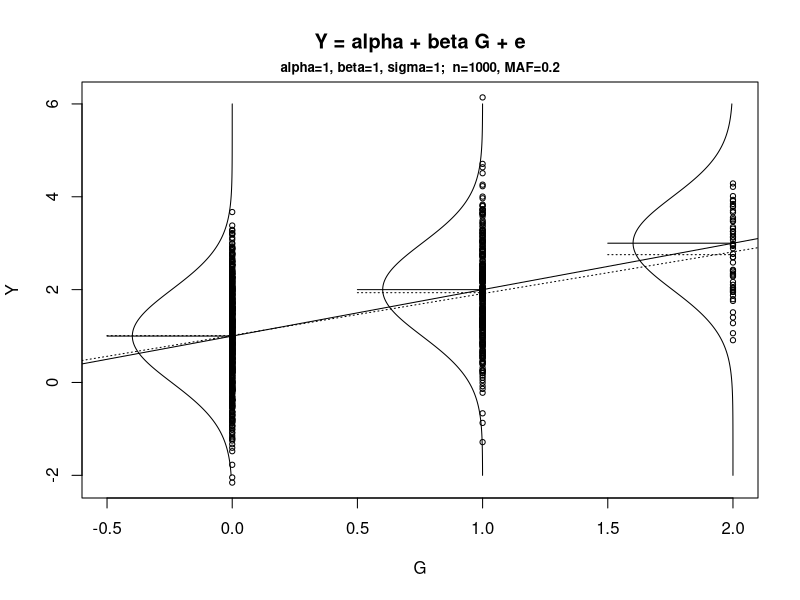
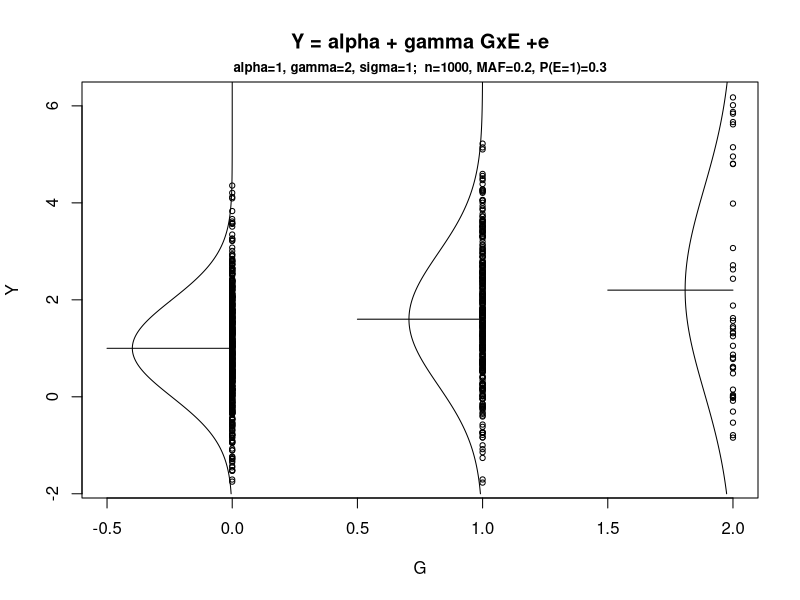

The R script that drew these images, in order:
########################################################
## Display a normally distributed trait Y vs. genotype G
## Assume a normal model of Y = alpha + beta*G + error
#########################################################
# parameter values: can be changed to other values
# sample size
n=1000  
# regression parameters
alpha=1
beta=1
sigma=1
# MAF
p=0.2

## G component
## obtain genotype counts assuming HWE
nG=rmultinom(1,size=n,prob=c((1-p)^2,2*p*(1-p), p^2))
print(nG)
# obtain the actual genotype vector of 0, 1 and 2
G=c(rep(0,nG[1]),rep(1,nG[2]),rep(2,nG[3]))

## Y component
Y=alpha+beta*G+rnorm(n,mean=0,sd=sigma)

## Plot Y vs. G
plot(G,Y,xlim=c(-0.5,2),cex=0.7, main=paste("Y = alpha + beta G + e"))
title(line=0.5,paste("alpha=",alpha,", beta=",beta, ", sigma=", sigma, ";  n=",n,", MAF=",p,sep=""),cex.main=0.8)

## Add the normal density and show the mean location for each G category, both sample estimate the true mean.
dx=seq(alpha-3*sigma, alpha+2*beta+3*sigma, 0.01)

thisG=0
thismu=alpha+thisG*beta
dy=(1/sqrt(2*pi*sigma^2))*exp(-(dx-thismu)^2/(2*sigma^2))
lines(-dy+thisG,dx)
segments(-0.5+thisG,thismu,thisG,thismu)
segments(-0.5+thisG,mean(Y[1:nG[1]]),thisG,mean(Y[1:nG[1]]),lty=3)

thisG=1
thismu=alpha+thisG*beta
dy=(1/sqrt(2*pi*sigma^2))*exp(-(dx-thismu)^2/(2*sigma^2))
lines(-dy+thisG,dx)
segments(-0.5+thisG,thismu,thisG,thismu)
segments(-0.5+thisG,mean(Y[(nG[1]+1):(nG[1]+nG[2])]),thisG,mean(Y[(nG[1]+1):(nG[1]+nG[2])]),lty=3)

thisG=2 
thismu=alpha+thisG*beta
dy=(1/sqrt(2*pi*sigma^2))*exp(-(dx-thismu)^2/(2*sigma^2))
lines(-dy+thisG,dx)
segments(-0.5+thisG,thismu,thisG,thismu)
segments(-0.5+thisG,mean(Y[(nG[1]+nG[2]+1):n]),thisG,mean(Y[(nG[1]+nG[2]+1):n]),lty=3)

## add the true and fitted regression lines
abline(alpha,beta)
abline(lm(Y~G)$coef[1],lm(Y~G)$coef[2],lty=3)


###########################################################
###########################################################
## Consider an interaction model Y = alpha + gamma*G*E + error
###########################################################
###########################################################

# parameter values
# sample size
n=1000
# regression parameters
alpha=1
gamma=2
sigma=1
# MAF
p=0.2
# P(E=1)=pE
pE=0.3

# E component
nE=rbinom(1,size=n,prob=pE)
E=c(rep(0,(n-nE)),rep(1,nE))
# make sure that E is indepedent of G.
E=sample(E)
# the mean and variance of the E, 
# this will be related to the mena and variance of Y|G.
muE=pE
varE=pE*(1-pE)

## G component 
nG=rmultinom(1,size=n,prob=c((1-p)^2,2*p*(1-p), p^2))
G=c(rep(0,nG[1]),rep(1,nG[2]),rep(2,nG[3]))

## Y component
Y=alpha+gamma*G*E+rnorm(n,mean=0,sd=sigma)

## Plot Y vs. G
plot(G,Y,xlim=c(-0.5,2),cex=0.7, main=paste("Y = alpha + gamma GxE +e"))
title(line=0.5,paste("alpha=",alpha,", gamma=",gamma, ", sigma=", sigma, ";  n=",n,", MAF=",p,", P(E=1)=",pE, sep=""),cex.main=0.8)

## Add the normal density and show the mean location for each G category,
#dx=seq(alpha-4, alpha+2*gamma*pE+5, 0.01)
dx=seq(alpha-3*sigma, alpha+2*gamma*pE+3*sqrt(4*gamma*varE+sigma^2), 0.01)

## the mean and variance of the E and this will affect the mean and variance of Y for each genotype group.
thisG=0
thismu=alpha+thisG*gamma*muE
thisvar=(thisG*gamma)^2*varE+sigma^2
dy=(1/sqrt(2*pi*thisvar))*exp(-(dx-thismu)^2/(2*thisvar))
lines(-dy+thisG,dx)
segments(-0.5+thisG,thismu,thisG,thismu)

thisG=1
thismu=alpha+thisG*gamma*muE
thisvar=(thisG*gamma)^2*varE+sigma^2
dy=(1/sqrt(2*pi*thisvar))*exp(-(dx-thismu)^2/(2*thisvar))
lines(-dy+thisG,dx)
segments(-0.5+thisG,thismu,thisG,thismu)

thisG=2
thismu=alpha+thisG*gamma*muE
thisvar=(thisG*gamma)^2*varE+sigma^2
dy=(1/sqrt(2*pi*thisvar))*exp(-(dx-thismu)^2/(2*thisvar))
lines(-dy+thisG,dx)
segments(-0.5+thisG,thismu,thisG,thismu)
###########################################################
